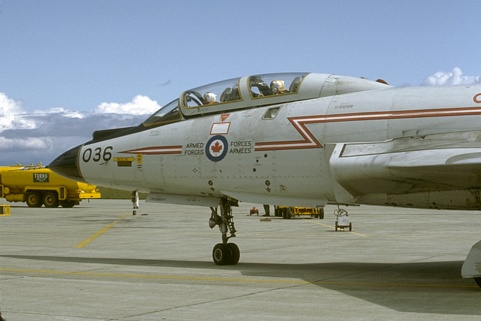
#> input picture 10081.jpg, 481 x 321 px
$ python slic_testing.py   (older library calls are emulated)
#> lines starting #> are read from the running program, lines starting #| are printed output that depends on the picture
from skimage.segmentation import slic
import numpy as np
import matplotlib.pyplot as plt
from scipy import misc, spatial


img = misc.imread('10081.jpg')
#> img is the input picture: shape (321, 481, 3); mean R, G, B 137.1, 145.1, 143.2

segments = slic(img, n_segments=25, compactness=25)
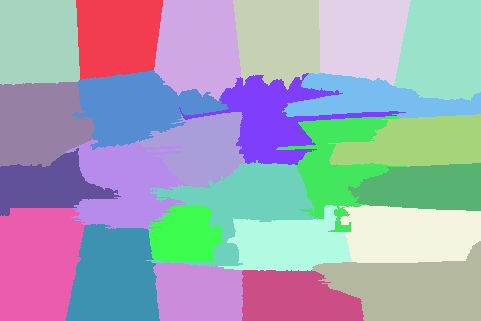
#> segments: shape (321, 481) int64; 25 distinct labels, from 1 to 25; one colour per label, 0 black
plt.imshow(segments)

plt.show()
#> (the run stopped early here; a loop or call above may not have finished)
